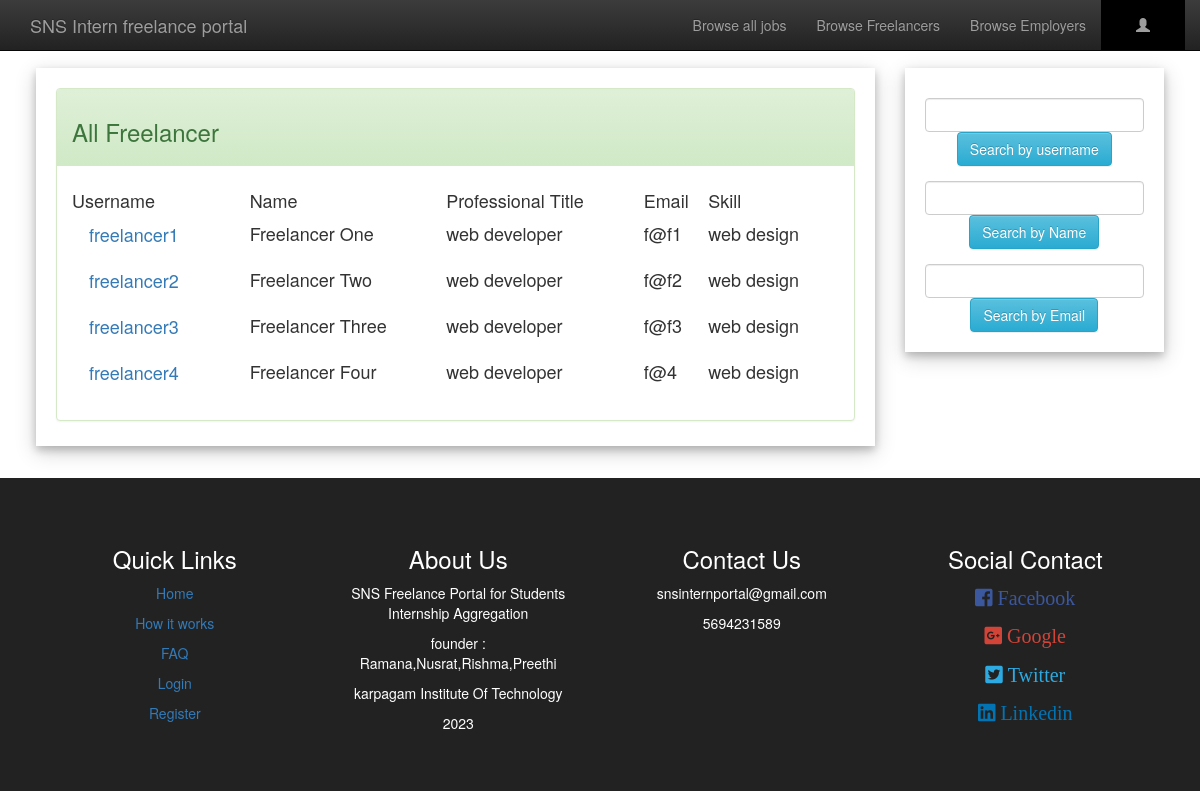
/allFreelancer.php, run on the app's committed database.
### tables this page shows
CREATE TABLE `freelancer` (
  `username` varchar(200) NOT NULL,
  `password` varchar(200) NOT NULL,
  `Name` varchar(200) NOT NULL,
  `email` varchar(200) NOT NULL,
  `contact_no` varchar(200) NOT NULL,
  `address` varchar(200) NOT NULL,
  `gender` varchar(200) NOT NULL,
  `birthdate` date NOT NULL,
  `prof_title` varchar(200) NOT NULL,
  `profile_sum` varchar(1000) NOT NULL,
  `education` varchar(200) NOT NULL,
  `experience` varchar(200) NOT NULL,
  `skills` varchar(200) NOT NULL
);

### allFreelancer.php (the view, shortened to what this page needs)
<?php include('server.php');
if(isset($_SESSION["Username"])){
	$username=$_SESSION["Username"];
	if ($_SESSION["Usertype"]==1) {
		$linkPro="freelancerProfile.php";
		$linkEditPro="editFreelancer.php";
		$linkBtn="applyJob.php";
		$textBtn="Apply for this job";
	}
	else{
		$linkPro="employerProfile.php";
		$linkEditPro="editEmployer.php";
		$linkBtn="editJob.php";
		$textBtn="Edit the job offer";
	}
}
else{
    $username="";
}
$sql = "SELECT * FROM freelancer";
$result = $conn->query($sql);
 ?>
<!DOCTYPE html>
<html>
<head>
	<link rel="stylesheet" type="text/css" href="bootstrap/css/bootstrap.min.css">
	<link rel="stylesheet" type="text/css" href="bootstrap/css/bootstrap-theme.min.css">
	<link rel="stylesheet" type="text/css" href="awesome/css/fontawesome-all.min.css">
</head>
<body>
<nav class="navbar navbar-inverse navbar-fixed-top" id="my-navbar">
	<div class="container">
		<div class="navber-header">
			<a href="index.php" class="navbar-brand">SNS Intern freelance portal</a>
		</div>
		<div class="collapse navbar-collapse" id="navbar-collapse">
			<ul class="nav navbar-nav navbar-right">
				<li><a href="allJob.php">Browse all jobs</a></li>
				<li><a href="allFreelancer.php">Browse Freelancers</a></li>
				<li><a href="allEmployer.php">Browse Employers</a></li>
				<li class="dropdown" style="background:#000;padding:0 20px 0 20px;">
			        <a class="dropdown-toggle" data-toggle="dropdown" href="#"><span class="glyphicon glyphicon-user"></span> <?php echo $username; ?>
			        </a>
			    </li>
			</ul>
		</div>
	</div>
</nav>
<div style="padding:1% 3% 1% 3%;">
<div class="row">
	<div class="col-lg-9">
		<div class="card" style="padding:20px 20px 5px 20px;margin-top:20px">
			<div class="panel panel-success">
			  <div class="panel-heading"><h3>All Freelancer</h3></div>
			  <div class="panel-body"><h4>
                  <table style="width:100%">
                      <tr>
                          <td>Username</td>
                          <td>Name</td>
                          <td>Professional Title</td>
                          <td>Email</td>
                          <td>Skill</td>
                      </tr>
                      <?php
                      if ($result->num_rows > 0) {
                            while($row = $result->fetch_assoc()) {
                                $f_username=$row["username"];
                                $Name=$row["Name"];
                                $prof_title=$row["prof_title"];
                                $email=$row["email"];
                                $skills=$row["skills"];
                                echo '
                                <form action="allFreelancer.php" method="post">
                                <input type="hidden" name="f_user" value="'.$f_username.'">
                                    <tr>
                                    <td><input type="submit" class="btn btn-link btn-lg" value="'.$f_username.'"></td>
                                    <td>'.$Name.'</td>
                                    <td>'.$prof_title.'</td>
                                    <td>'.$email.'</td>
                                    <td>'.$skills.'</td>
                                    </tr>
                                </form>
                                ';
                                }
                        } else {
                            echo "<tr></tr><tr><td></td><td>Nothing to show</td></tr>";
                        }
                       ?>
                     </table>
              </h4></div>
			</div>
		</div>
	</div>
	<div class="col-lg-3">
		<div class="card" style="padding:20px 20px 5px 20px;margin-top:20px">
			<form action="allFreelancer.php" method="post">
				<div class="form-group">
				  <input type="text" class="form-control" name="s_username">
				  <center><button type="submit" class="btn btn-info">Search by username</button></center>
				</div>
	        </form>
	        <form action="allFreelancer.php" method="post">
				<div class="form-group">
				  <input type="text" class="form-control" name="s_name">
				  <center><button type="submit" class="btn btn-info">Search by Name</button></center>
				</div>
	        </form>
	        <form action="allFreelancer.php" method="post">
				<div class="form-group">
				  <input type="text" class="form-control" name="s_email">
				  <center><button type="submit" class="btn btn-info">Search by Email</button></center>
				</div>
	        </form>
	    </div>
	</div>
</div>
</div>
<div class="text-center" style="padding:4%;background:#222;color:#fff;margin-top:20px;">
	<div class="row">
			<div class="col-lg-3">
			<h3>Quick Links</h3>
			<p><a href="index.php">Home</a></p>
			<p><a href="#how">How it works</a></p>
			<p><a href="#faq">FAQ</a></p>
			<p><a href="loginReg.php">Login</a></p>
			<p><a href="loginReg.php">Register</a></p>
		</div>
		<div class="col-lg-3">
			<h3>About Us</h3>
			<p>SNS Freelance Portal for Students Internship Aggregation</p>
			<p>founder : Ramana,Nusrat,Rishma,Preethi</p>
			<p>karpagam Institute Of Technology</p>
			<p>2023</p>
		</div>
		<div class="col-lg-3">
			<h3>Contact Us</h3>
			<p>snsinternportal@gmail.com</p>
			<p>5694231589</p>
		</div>
		<div class="col-lg-3">
			<h3>Social Contact</h3>
			<p style="font-size:20px;color:#3B579D;"><i class="fab fa-facebook-square"> Facebook</i></p>
			<p style="font-size:20px;color:#D34438;"><i class="fab fa-google-plus-square"> Google</i></p>
			<p style="font-size:20px;color:#2CAAE1;"><i class="fab fa-twitter-square"> Twitter</i></p>
			<p style="font-size:20px;color:#0274B3;"><i class="fab fa-linkedin"> Linkedin</i></p>
		</div>
	</div>
</div>
</body>
</html>

### allFreelancer.php (style rules this page uses)
body { padding-top: 3%;margin: 0; }
.card { box-shadow: 0 4px 8px 0 rgba(0, 0, 0, 0.2), 0 6px 20px 0 rgba(0, 0, 0, 0.19); background:#fff }

### data on the page
freelancer: username "freelancer1", Name "Freelancer One", prof_title "web developer", email "f@f1", skills "web design"
freelancer: username "freelancer2", Name "Freelancer Two", prof_title "web developer", email "f@f2", skills "web design"
freelancer: username "freelancer3", Name "Freelancer Three", prof_title "web developer", email "f@f3", skills "web design"
freelancer: username "freelancer4", Name "Freelancer Four", prof_title "web developer", email "f@4", skills "web design"
